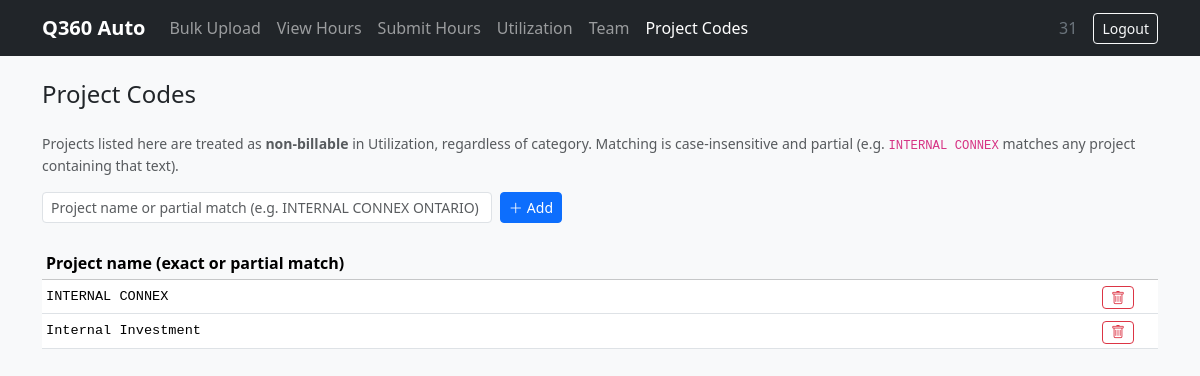
/admin/projects (signed in), run on the app's committed database.
### tables this page shows
CREATE TABLE nonbillable_project (id INTEGER PRIMARY KEY AUTOINCREMENT, name TEXT NOT NULL UNIQUE);

### app/routes/admin.py (the view)
@bp.route('/projects')
@login_required
def projects():
    db = get_db()
    entries = db.execute('SELECT * FROM nonbillable_project ORDER BY name').fetchall()
    return render_template('admin/projects.html', entries=entries)

### app/db.py (called while the page is built)
def get_db():
    if 'db' not in g:
        g.db = sqlite3.connect(
            current_app.config['DATABASE'],
            detect_types=sqlite3.PARSE_DECLTYPES,
        )
        g.db.row_factory = sqlite3.Row
    return g.db

### app/routes/auth.py (called while the page is built)
def login_required(f):
    from functools import wraps
    @wraps(f)
    def decorated(*args, **kwargs):
        if not session.get('user_id'):
            return redirect(url_for('auth.login'))
        return f(*args, **kwargs)
    return decorated

### app/templates/admin/projects.html (shortened to what this page needs)
{% extends "base.html" %}
{% block content %}
<div class="d-flex align-items-center justify-content-between mb-4">
  <h4 class="mb-0">Project Codes</h4>
</div>
<p class="text-muted small mb-3">
  Projects listed here are treated as <strong>non-billable</strong> in Utilization, regardless of category.
  Matching is case-insensitive and partial (e.g. <code>INTERNAL CONNEX</code> matches any project containing that text).
</p>
<form hx-post="{{ url_for('admin.add_project') }}"
      hx-target="#projects-list"
      hx-swap="innerHTML"
      hx-on::after-request="this.reset()"
      class="d-flex gap-2 mb-4" style="max-width:520px">
  <input type="text" name="name" class="form-control form-control-sm"
         placeholder="Project name or partial match (e.g. INTERNAL CONNEX ONTARIO)" required>
  <button type="submit" class="btn btn-primary btn-sm text-nowrap">
    <i class="bi bi-plus-lg me-1"></i>Add
  </button>
</form>
<div id="projects-list">
  {% include 'admin/_projects_table.html' %}
</div>
{% endblock %}

### app/templates/admin/_projects_table.html
{% if not entries %}
<p class="text-muted small" id="projects-empty">No non-billable projects defined yet.</p>
{% else %}
<table class="table table-sm table-hover align-middle mb-0" id="projects-table">
  <thead class="table-light">
    <tr>
      <th>Project name (exact or partial match)</th>
      <th style="width:60px"></th>
    </tr>
  </thead>
  <tbody>
    {% for e in entries %}
    <tr>
      <td class="font-monospace" style="font-size:.85rem">{{ e.name }}</td>
      <td>
        <button class="btn btn-outline-danger btn-sm py-0"
                hx-post="{{ url_for('admin.delete_project', entry_id=e.id) }}"
                hx-target="#projects-list"
                hx-swap="innerHTML"
                title="Remove">
          <i class="bi bi-trash"></i>
        </button>
      </td>
    </tr>
    {% endfor %}
  </tbody>
</table>
{% endif %}

### data on the page
nonbillable_project: name "INTERNAL CONNEX"
nonbillable_project: name "Internal Investment"

### other printed values
{{ session.user_id }} "31"
